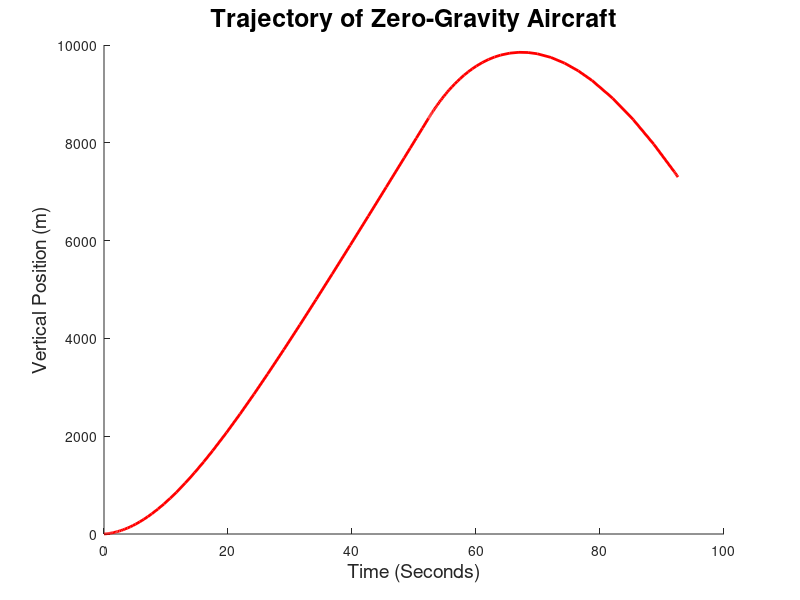

The MATLAB source for this figure:
function punchline()
% Modeling a Boeing 727

    g = 9.81;       % acceleration due to gravity (m/s^2)
    m = 65000;      % mass of airplane (kg)
    rho = 1.3;      % density of air (kg/m^3)
    A = 330;        % cross-sectional area of plane (m^2)
    C_l = 0.56;     % coefficient of lift (dimensionless)
    C_D = 0.6;      % coefficient of drag (dimensionless)
    
    F_thrust = 2000000;
    F_thrust_2 = 2800000;
    initial_pos = [0, 0];
    initial_vel = [40, 10];
    
    options = odeset('events', @events);
    options2 = odeset('events', @events2);
    
    [TIME, Y] = ode45(@thrust_on_1, [0, 2000], [initial_pos, initial_vel], options);
%     t_1 = TIME(1);
%     t = TIME(end) - TIME(1);
    [TIME_2, Y_2] = ode45(@thrust_off, [TIME(end), 4000], [Y(end, 1), Y(end, 2), Y(end, 3), Y(end, 4)], options2);
    Y = [Y; Y_2];
    T = [TIME; TIME_2];
    
    [TIME_2, Y_2] = ode45(@thrust_on_2, [TIME(end), 4000], [Y(end, 1), Y(end, 2), Y(end, 3), Y(end, 4)], options2);
    disp(TIME_2(1));
    vector = [Y_2(1, 3); Y_2(1, 4)];
    acceleration = norm(vector)/9.8;
    disp(acceleration);
    
    %disp(Y);
    
%     for i = 2:10
%         [TIME, Y_2] = ode45(@thrust_on_2, [T(end), 2000*(i+1)], [Y(end, 1), Y(end, 2), Y(end, 3), Y(end, 4)], options);
%         Y = [Y; Y_2];
%         T = [T; TIME];
% %         t = t + (TIME(end) - TIME(1));
%         [TIME, Y_2] = ode45(@thrust_off, [T(end), 2000*(i+2)], [Y(end, 1), Y(end, 2), Y(end, 3), Y(end, 4)], options2);
%         Y = [Y; Y_2];
%         T = [T; TIME];
%     end

    clf;
    hold on;
    plot(T, Y(:,2), 'r', 'LineWidth', 2)
    xlabel('Time (Seconds)', 'FontSize', 14);
    %disp(t); %time spent thrusting
    %disp(TIME(end) - t_1); %total time of flight
    %plot(Y(:,1), Y(:,2), 'LineWidth', 2);
    %plot(Y_2(:,1), Y_2(:,2));
    %axis([0, 2e4, 0, 10000]);
    %xlabel('Horizontal Position (m)', 'FontSize', 14);
    ylabel('Vertical Position (m)', 'FontSize', 14);
    title('Trajectory of Zero-Gravity Aircraft', 'FontSize', 18);

    function res = thrust_on_1(t, W)
        P = W(1:2);
        V = W(3:4);
        
        v = norm(V);
        v_hat = V / v;
        s_hat = fliplr(v_hat);
        
        %disp(t);
        %disp(F_thrust);
        %hold on;
        %plot(t, F_thrust, 'o');
        
        dPdt = V;
        dVdt = [0; -g] + ([F_thrust*cos(pi/4);F_thrust*cos(pi/4)]/m) + ((rho*A*v^2) / (2*m)) * (C_l*s_hat - C_D*v_hat);
        
        res = [dPdt; dVdt];
    end

    function res = thrust_on_2(t, W)
        P = W(1:2);
        V = W(3:4);
        
        v = norm(V);
        v_hat = V / v;
        s_hat = fliplr(v_hat);
        
        %disp(t);
        %disp(F_thrust);
        %hold on;
        %plot(t, F_thrust, 'o');
        
        dPdt = V;
        dVdt = [0; -g] + ([F_thrust_2*cos(pi/4);F_thrust_2*cos(pi/4)]/m) + ((rho*A*v^2) / (2*m)) * (C_l*s_hat - C_D*v_hat);
        
        res = [dPdt; dVdt];
    end
    
    function res = thrust_off(t, W)
        P = W(1:2);
        V = W(3:4);
        
        v = norm(V);
        v_hat = V / v;
        s_hat = fliplr(v_hat);
        
        %disp(t);
        %disp(F_thrust);
        %hold on;
        %plot(t, F_thrust, 'o');
        
        dPdt = V;
        dVdt = [0; -g] + ([0; 0]/m) + ((rho*A*v^2) / (2*m)) * (C_l*s_hat - C_D*v_hat);
        
        res = [dPdt; dVdt];
    end

    function [value, isterminal,direction] = events(t, W) % kill thrust when height is increasing
        value = W(2) - 8500;
        %value = W(2) - 9000;
        direction = 1;
        isterminal = 1;
    end

    function [value, isterminal, direction] = events2(t, W) % when plane is too close to ground terminate
        value = W(2) - 7300;
        
        direction = -1;
        isterminal = 1;
    end

end